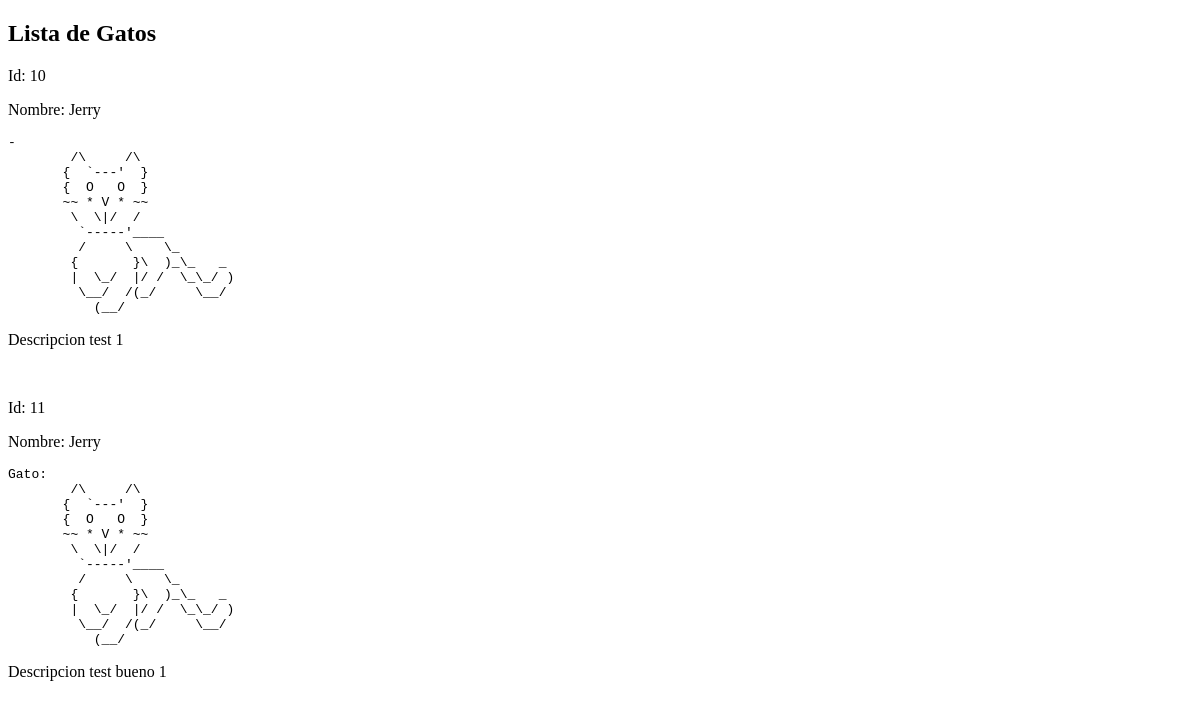
/listar_cats, run on an earlier commit of the app's database.
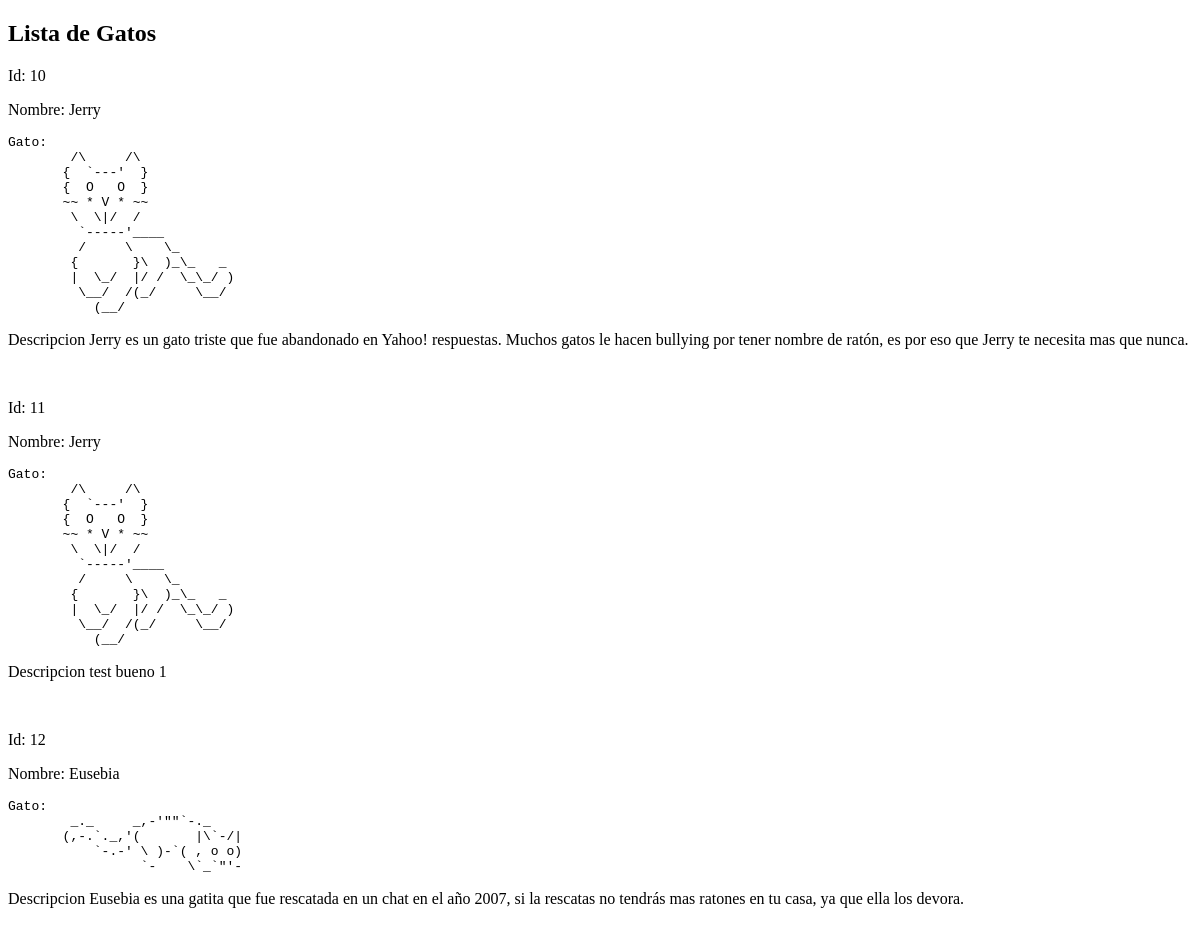
And on a later commit of the database.
### cats/models.py (models this page shows, shortened)
class Cats(models.Model):
        name_cat = models.CharField(max_length=30)
        ascii_cat = models.TextField()
        desc_cat = models.CharField(max_length=200)
        imagen_cat = models.ImageField(upload_to="cats", null=True)

### cats/views.py (the view)
# urls.py: path('listar_cats', views.listar_cats, name="listar_cats"),
def listar_cats(request):
    cats = Cats.objects.all()
    return render(request, "cats/listar_cats.html", {'cats': cats})

### cats/templates/cats/listar_cats.html (shortened to what this page needs)
<!DOCTYPE html>
<html lang="en">
  <head>
  </head>
  <body>
    <h2>Lista de Gatos</h2>
    {% for c in cats %}
        <div>
            <p> Id: {{ c.id }} </p>
            <p> Nombre: {{ c.name_cat }}</p>
            <pre>{{ c.ascii_cat}} </pre>
            <p> Descripcion {{ c.desc_cat }} </p>
        </div>
        <br>
    {% endfor %}
  </body>
</html>

What changed in the data, as far as the page shows it:
changed Cats id 10: ascii_cat "- /\\ /\\ { `---' } { O O } ~~ * V * ~~ \\ \\|/ / `-----'____ / \\ \\_ { }\\ )_\\_ _ | \\_/ |/ / \\_\\_/ ) \\__/ /(_/ \\__/ (__/" → "Gato: /\\ /\\ { `---' } { O O } ~~ * V * ~~ \\ \\|/ / `-----'____ / \\ \\_ { }\\ )_\\_ _ | \\_/ |/ / \\_\\_/ ) \\__/ /(_/ \\__/ (__/"; desc_cat "test 1" → "Jerry es un gato triste que fue abandonado en Yahoo! respuestas. Muchos gatos le hacen bullying por tener nombre de ratón, es por eso que Jerry te necesita mas que nunca."
added Cats: id "12", name_cat "Eusebia", ascii_cat "Gato: _._ _,-'\"\"`-._ (,-.`._,'( |\\`-/| `-.-' \\ )-`( , o o) `- \\`_`\"'-", desc_cat "Eusebia es una gatita que fue rescatada en un chat en el año 2007, si la rescatas no tendrás mas ratones en tu casa, ya que ella los devora."
